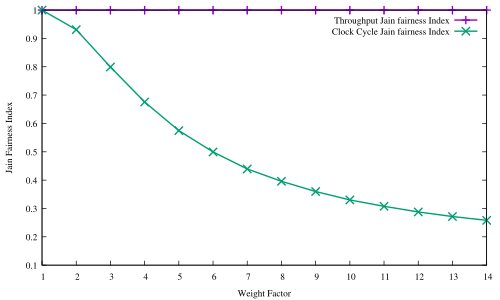

gnuplot code for this plot:
#! xgp flow_pps.dat
# Created the Fri Dec  8 02:30:12 CET 2017 with:
#   ____________________________
#  /                            \
# /        xgp        __________/
# \__________________/.:nonsns:.
#
 
#-------------------------------------
# SHAPES:
# (c)ircle  (t)riangle (i)nv.tri.
#           (d)iamond  (s)quare
# FILLING:
# (f)illed  (o)paque  (e)mpty (default)
#-------------------------------------
   s=4  ; es=s  ; fs=s+1 ; os=s+66
   c=6  ; ec=c  ; fc=c+1 ; oc=os+1
   t=8  ; et=t  ; ft=t+1 ; ot=oc+1
   i=10 ; ei=i  ; fi=i+1 ; oi=ot+1
   d=12 ; ed=d  ; fd=d+1 ; od=oi+1
   p=14 ; ep=p  ; fp=p+1 ; op=od+1
#-------------------------------------
#  e.g.:  
#  empty circles vs filled squares
#  plot "file" u 1:3 w p pt ec, 
#           "" u 1:4 w lp pt fs
#-------------------------------------

#Happy gnuplotting


set out "jain_throughput_nofairdrop.pdf"
set term pdf font "Times,10"
#set pointsize 1.25

set key top righ
#set ylabel "Per flow rate [pps]"
set xlabel "Weight Factor"
set xtics 1
set yrange [0.1:1]
set ylabel "Jain Fairness Index"

plot \
'NOFAIRDROP_jainfairness.dat' every 2:2 u ($0+1):5 title "Throughput Jain fairness Index" lw 2 w lp,\
'NOFAIRDROP_jainfairness.dat' every 2:2:1 u ($0+1):6 title "Clock Cycle Jain fairness Index" lw 2 w lp
#'jain_fairness_class_fairdrop.dat' u ($0+1):6 lw 2 w lp
#'flow_pps.dat'  u ($0+1-0.25):(f($1)/1000000)           t 'Per Flow Throughput'  axes x1y1 with boxes
